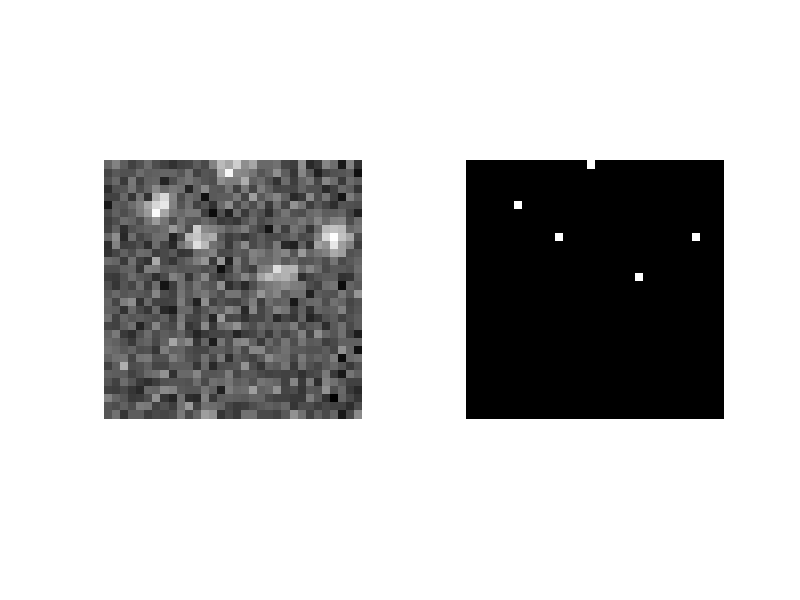

Reproduce this figure in MATLAB.
function Erstellung_von_ground_truth()

imsize = 32;
BG = 10000;
sigma = 1;
nr_emitters = 5;
with_noise = true;

[x,y] = meshgrid(1:imsize,1:imsize);
psfFunc = @(x0,y0,A,sigma) A*exp(-(x-x0).^2/(2*sigma^2)-(y-y0).^2/(2*sigma^2));

% Emitters vary in position, brightness and standard deviation.
% em_pos = 5+rand(nr_emitters,2)*(imsize-5); Warum nur links 5 abstand?
em_pos = 1+rand(nr_emitters,2)*(imsize-1);
em_amp = 500+zeros(nr_emitters,1);%+rand(nr_emitters,1)*100;
em_sig = sigma + rand(nr_emitters,1)*0.5;

img = zeros(imsize) + BG;
lb = zeros(imsize);
for iEm = 1:nr_emitters
    img = img + psfFunc(em_pos(iEm,1) , em_pos(iEm,2), em_amp(iEm), em_sig(iEm));
    lb(round(em_pos(iEm,2)),round(em_pos(iEm,1))) = lb(round(em_pos(iEm,2)),round(em_pos(iEm,1))) +255;
end
% figure(2)
% imshow(img,[])
if(with_noise)
    img = poissrnd(img);
end

%gaussKernel3 = [

figure(1)
subplot(1,2,1)
imshow(img,[]);
subplot(1,2,2)
imshow(lb,[]);

img;
end